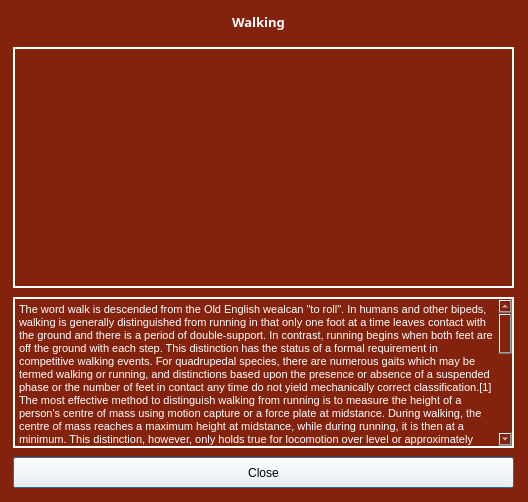
<?xml version="1.0" encoding="UTF-8"?>
<ui version="4.0">
 <class>Dialog</class>
 <widget class="QDialog" name="Dialog">
  <property name="geometry">
   <rect>
    <x>0</x>
    <y>0</y>
    <width>528</width>
    <height>502</height>
   </rect>
  </property>
  <property name="windowTitle">
   <string>Dialog</string>
  </property>
  <property name="styleSheet">
   <string notr="true">background-color: #83230E;
color: white;</string>
  </property>
  <widget class="QLabel" name="photoLabel">
   <property name="geometry">
    <rect>
     <x>13</x>
     <y>47</y>
     <width>501</width>
     <height>241</height>
    </rect>
   </property>
   <property name="styleSheet">
    <string notr="true">border: 2px solid white</string>
   </property>
   <property name="text">
    <string/>
   </property>
  </widget>
  <widget class="QTextEdit" name="textEdit">
   <property name="geometry">
    <rect>
     <x>13</x>
     <y>297</y>
     <width>501</width>
     <height>151</height>
    </rect>
   </property>
   <property name="styleSheet">
    <string notr="true">border: 2px solid white</string>
   </property>
   <property name="readOnly">
    <bool>true</bool>
   </property>
   <property name="html">
    <string>&lt;!DOCTYPE HTML PUBLIC &quot;-//W3C//DTD HTML 4.0//EN&quot; &quot;http://www.w3.org/TR/REC-html40/strict.dtd&quot;&gt;
&lt;html&gt;&lt;head&gt;&lt;meta name=&quot;qrichtext&quot; content=&quot;1&quot; /&gt;&lt;style type=&quot;text/css&quot;&gt;
p, li { white-space: pre-wrap; }
&lt;/style&gt;&lt;/head&gt;&lt;body style=&quot; font-family:'MS Shell Dlg 2'; font-size:8.25pt; font-weight:400; font-style:normal;&quot;&gt;
&lt;p style=&quot; margin-top:0px; margin-bottom:0px; margin-left:0px; margin-right:0px; -qt-block-indent:0; text-indent:0px;&quot;&gt;The word walk is descended from the Old English wealcan &amp;quot;to roll&amp;quot;. In humans and other bipeds, walking is generally distinguished from running in that only one foot at a time leaves contact with the ground and there is a period of double-support. In contrast, running begins when both feet are off the ground with each step. This distinction has the status of a formal requirement in competitive walking events. For quadrupedal species, there are numerous gaits which may be termed walking or running, and distinctions based upon the presence or absence of a suspended phase or the number of feet in contact any time do not yield mechanically correct classification.[1] The most effective method to distinguish walking from running is to measure the height of a person's centre of mass using motion capture or a force plate at midstance. During walking, the centre of mass reaches a maximum height at midstance, while during running, it is then at a minimum. This distinction, however, only holds true for locomotion over level or approximately level ground. For walking up grades above 10%, this distinction no longer holds for some individuals. Definitions based on the percentage of the stride during which a foot is in contact with the ground (averaged across all feet) of greater than 50% contact corresponds well with identification of 'inverted pendulum' mechanics and are indicative of walking for animals with any number of limbs, although this definition is incomplete.[1] Running humans and animals may have contact periods greater than 50% of a gait cycle when rounding corners, running uphill or carrying loads.&lt;/p&gt;
&lt;p style=&quot;-qt-paragraph-type:empty; margin-top:0px; margin-bottom:0px; margin-left:0px; margin-right:0px; -qt-block-indent:0; text-indent:0px;&quot;&gt;&lt;br /&gt;&lt;/p&gt;
&lt;p style=&quot; margin-top:0px; margin-bottom:0px; margin-left:0px; margin-right:0px; -qt-block-indent:0; text-indent:0px;&quot;&gt;Speed is another factor that distinguishes walking from running. Although walking speeds can vary greatly depending on many factors such as height, weight, age, terrain, surface, load, culture, effort, and fitness, the average human walking speed at crosswalks is about 5.0 kilometres per hour (km/h), or about 1.4 meters per second (m/s), or about 3.1 miles per hour (mph). Specific studies have found pedestrian walking speeds at crosswalks ranging from 4.51 kilometres per hour (2.80 mph) to 4.75 kilometres per hour (2.95 mph) for older individuals and from 5.32 kilometres per hour (3.31 mph) to 5.43 kilometres per hour (3.37 mph) for younger individuals;[2][3] a brisk walking speed can be around 6.5 kilometres per hour (4.0 mph).[4] In Japan, the standard measure for walking distance is 80 meters for 1 minute of walking time or 4.8km/h. Champion racewalkers can average more than 14 kilometres per hour (8.7 mph) over a distance of 20 kilometres (12 mi).&lt;/p&gt;
&lt;p style=&quot;-qt-paragraph-type:empty; margin-top:0px; margin-bottom:0px; margin-left:0px; margin-right:0px; -qt-block-indent:0; text-indent:0px;&quot;&gt;&lt;br /&gt;&lt;/p&gt;
&lt;p style=&quot; margin-top:0px; margin-bottom:0px; margin-left:0px; margin-right:0px; -qt-block-indent:0; text-indent:0px;&quot;&gt;An average human child achieves independent walking ability at around 11 months old.[5]&lt;/p&gt;&lt;/body&gt;&lt;/html&gt;</string>
   </property>
  </widget>
  <widget class="QLabel" name="label_6">
   <property name="geometry">
    <rect>
     <x>13</x>
     <y>7</y>
     <width>491</width>
     <height>31</height>
    </rect>
   </property>
   <property name="font">
    <font>
     <family>Arial Black</family>
     <pointsize>10</pointsize>
     <weight>75</weight>
     <bold>true</bold>
    </font>
   </property>
   <property name="text">
    <string>&lt;html&gt;&lt;head/&gt;&lt;body&gt;&lt;p align=&quot;center&quot;&gt;Walking&lt;/p&gt;&lt;/body&gt;&lt;/html&gt;</string>
   </property>
  </widget>
  <widget class="QPushButton" name="closeButton">
   <property name="geometry">
    <rect>
     <x>13</x>
     <y>457</y>
     <width>501</width>
     <height>31</height>
    </rect>
   </property>
   <property name="styleSheet">
    <string notr="true">background-color: white; color: black</string>
   </property>
   <property name="text">
    <string>Close</string>
   </property>
  </widget>
 </widget>
 <resources/>
 <connections/>
</ui>
